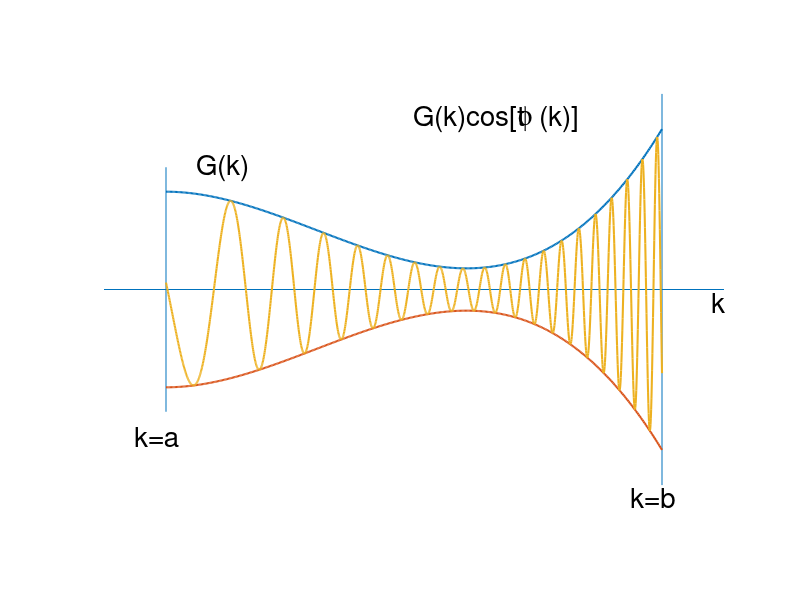

Here is the MATLAB script that generated this plot:
q=[0 10];
r=[0 0];
line(q,r)

axis off
hold on

q=[1 1];
r=[-5 5];
line(q,r)

q=[9 9];
r=[-8 8];
line(q,r)

x=1:.02:9;
y=4-(0.4).*(x-1).*(x-1)+0.055.*(x-1).*(x-1).*(x-1);
plot(x,y,'linewidth',1.5);

x=1:.02:9;
y=-4+(0.4).*(x-1).*(x-1)-0.055.*(x-1).*(x-1).*(x-1);
plot(x,y,'linewidth',1.5);

x=1:.005:9;
y=4-(0.4).*(x-1).*(x-1)+0.055.*(x-1).*(x-1).*(x-1);
y1=y.*cos(1.5.*x.*x);
plot(x,y1,'linewidth',1.5);

text(9.8,-.5,'k','fontsize',20)
text(0.5,-6,'k=a','fontsize',20)
text(8.5,-8.5,'k=b','fontsize',20)

text(1.5,5,'G(k)','fontsize',20)
text(5,7,'G(k)cos[t  (k)]','fontsize',20)
text(5.1,7,'              f','fontname','symbol','fontweight','bold','fontsize',20)

hold off
